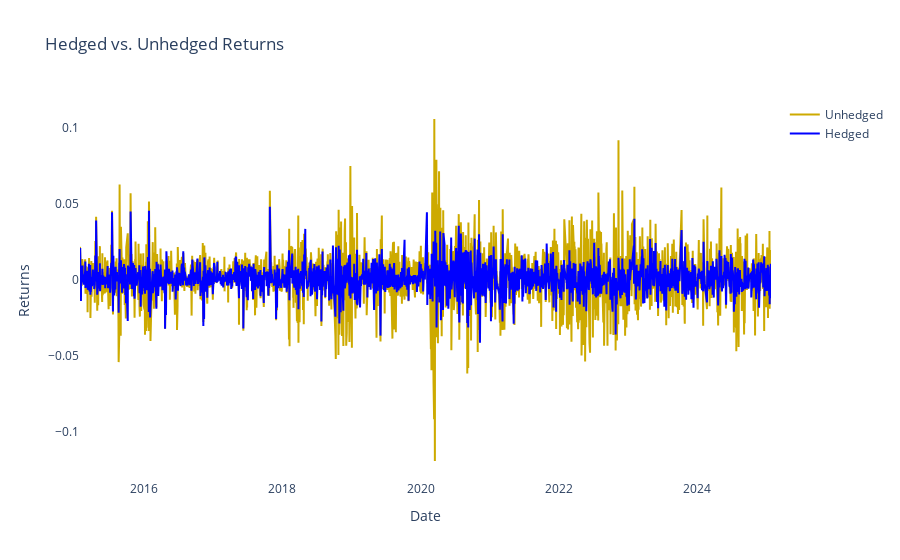

The notebook cell saved with this chart:
### Code cell
fig = go.Figure()

fig.add_trace(go.Scatter(x=result.index, y=result["Unhedged"], 
                         mode='lines', name="Unhedged", 
                         line=dict(color='#CDAA00')))


fig.add_trace(go.Scatter(x=result.index, y=result["Hedged"], 
                         mode='lines', name="Hedged", 
                         line=dict(color='blue')))

fig.update_layout(title="Hedged vs. Unhedged Returns",
                  xaxis_title="Date",
                  yaxis_title="Returns",
                  plot_bgcolor="white",
                  paper_bgcolor="white")

fig.show()

### Figure 1 — Plotly figure (JSON) as saved in the notebook; plotly's stock layout.template omitted (floating-point values rounded to 4 significant figures; data arrays with more than 128 entries replaced by an {"elided": "..."} marker saying what was removed)
{"data": [{"line": {"color": "#CDAA00"}, "mode": "lines", "name": "Unhedged", "type": "scatter", "x": {"elided": "2347 str values"}, "y": {"elided": "2347 float values"}}, {"line": {"color": "blue"}, "mode": "lines", "name": "Hedged", "type": "scatter", "x": {"elided": "2347 str values"}, "y": {"elided": "2347 float values"}}], "layout": {"paper_bgcolor": "white", "plot_bgcolor": "white", "title": {"text": "Hedged vs. Unhedged Returns"}, "xaxis": {"title": {"text": "Date"}}, "yaxis": {"title": {"text": "Returns"}}}}
